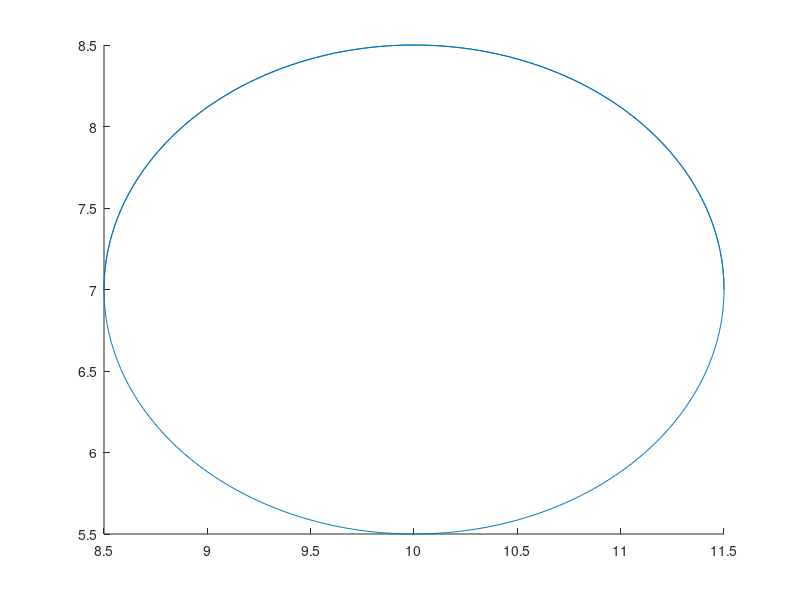

This figure's MATLAB source: (Note: this script raises an error after producing the figure.)
%% draw the obstacle circle
r = 1.5;
circle_xy = [10 7];
index = 0;
for i = 0:0.01:3*pi
    index = index+1;
    circle_x(index) = 10 + r*cos(i);
    circle_y(index) = 7 +  r*sin(i);
end
%% define point C
ptC = [14,7;0,0];

%% plot the final trajectory with robotic arm
figure()
hold on
plot(circle_x,circle_y,'-')
[Q1,Q2] = two_arm_IK(14,7,true);
plot_robot(Q1,Q2);
pbaspect([14.5 8.5 1])
axis([0 14.5 0 8.5])
xlabel('x / m')
ylabel('y / m')
title('Elbow up reaching point C')
plot(ptC(1,1),ptC(1,2),'bo','LineWidth',5)
text(ptC(1,1)+0.5,ptC(1,2),'Pt C')
